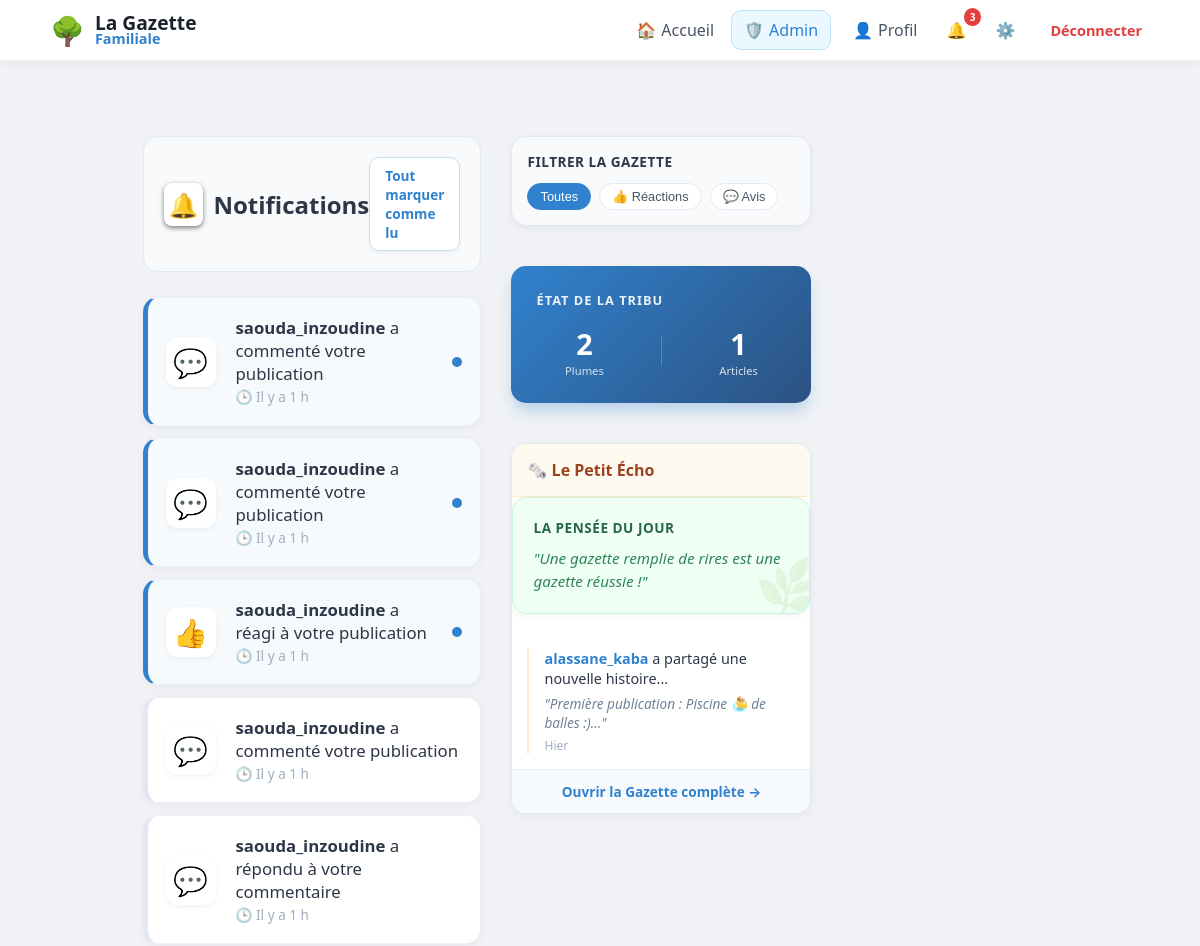
The page /notifications (signed in, upper part) on the database as committed earlier.
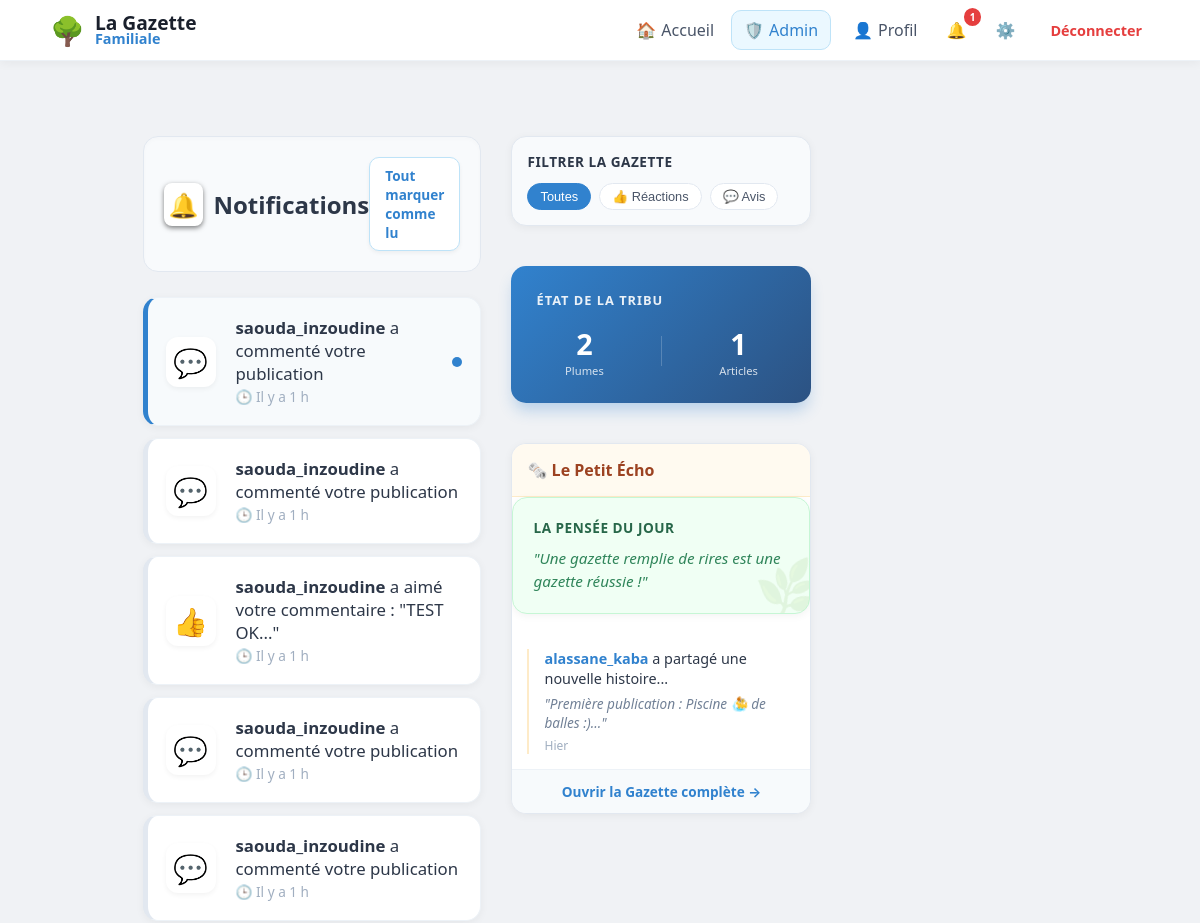
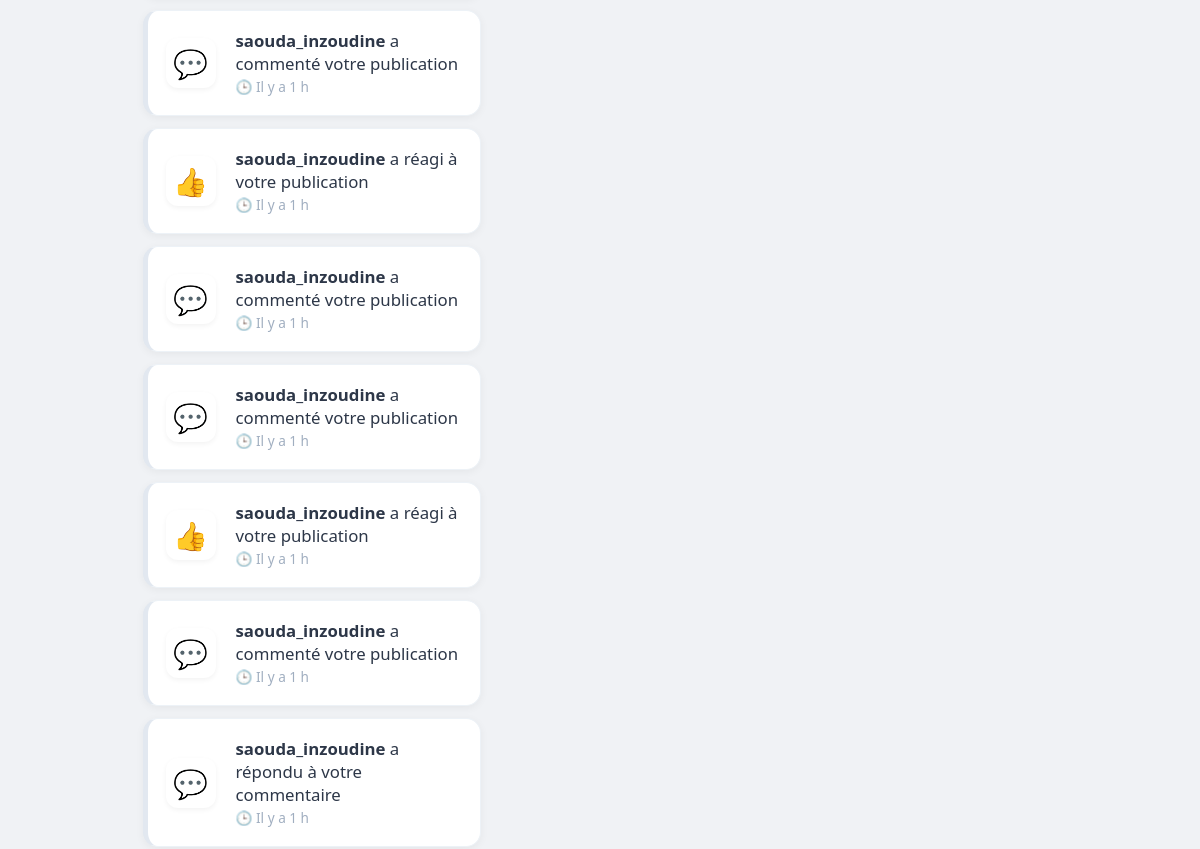
The same page on the database as committed later (2 pictures, top to bottom).
### tables this page shows
CREATE TABLE notifications (
                id INTEGER PRIMARY KEY AUTOINCREMENT,
                username TEXT,      -- Celui qui reçoit
                sender TEXT,        -- Celui qui a agi
                message TEXT,
                post_id INTEGER,    -- Pour cliquer et aller sur le post
                comment_id INTEGER, -- envoie vers un commentaire en particulier
                is_read INTEGER DEFAULT 0,
                created_at DATETIME DEFAULT CURRENT_TIMESTAMP
            );

CREATE TABLE posts (
                id INTEGER PRIMARY KEY AUTOINCREMENT, 
                username TEXT, 
                content TEXT, 
                likes INTEGER DEFAULT 0, 
                image TEXT,
                created_at DATETIME DEFAULT CURRENT_TIMESTAMP
            );

### app.py (the view)
@app.route("/notifications")
@login_required
def notifications():
    with get_db() as db:
        notifs = db.execute("""
                    SELECT id, sender, message, post_id, comment_id, is_read, created_at
                    FROM notifications
                    WHERE username = ?
                    ORDER BY created_at DESC
                """, (session['user'],)).fetchall()
        recent_activity = db.execute("""
                    SELECT username, content, created_at
                    FROM posts ORDER BY id DESC LIMIT 3
                """).fetchall()
        citations = [
            "La famille, c'est là où la vie commence et où l'amour ne finit jamais.",
            "Chaque souvenir partagé ici est un trésor pour demain.",
            "Une gazette remplie de rires est une gazette réussie !",
            "Petit à petit, la tribu grandit et l'histoire s'écrit.",
            "Le bonheur est fait de petites choses partagées."
        ]
        pensee_du_jour = random.choice(citations)
        db.execute("UPDATE notifications SET is_read = 1 WHERE username = ?", (session["user"],))
        db.commit()
    return render_template("notifications.html", notifs=notifs, recent_activity=recent_activity,
                           pensee_du_jour=pensee_du_jour)

### app.py (called while the page is built)
def get_db():
    db = sqlite3.connect("database.db")
    db.row_factory = sqlite3.Row
    return db

def login_required(f):
    @wraps(f)
    def decorated_function(*args, **kwargs):
        if "user" not in session:
            flash("Veuillez vous connecter pour accéder à cette page.", "info")
            return redirect("/login")
        return f(*args, **kwargs)
    return decorated_function

@app.context_processor
def inject_global_stats():
    stats = {'total_users': 0, 'total_posts': 0}
    if session.get('user'):
        db = get_db()
        u_count = db.execute("SELECT COUNT(*) FROM users WHERE is_approved = 1").fetchone()[0]
        p_count = db.execute("SELECT COUNT(*) FROM posts").fetchone()[0]
        stats = {'total_users': u_count, 'total_posts': p_count}
    return stats

@app.context_processor
def inject_pending_count():
    if session.get('is_admin'):
        db = get_db()
        count = db.execute("SELECT COUNT(*) as total FROM users WHERE is_approved = 0").fetchone()
        return {'pending_count': count['total']}
    return {'pending_count': 0}

@app.context_processor
def inject_notifications_count():
    if session.get('user'):
        db = get_db()
        count = db.execute("SELECT COUNT(*) FROM notifications WHERE username = ? AND is_read = 0",
                           (session['user'],)).fetchone()[0]
        return {'unread_count': count}
    return {'unread_count': 0}

@app.template_filter('relative_time')
def relative_time(date_str):
    if not date_str:
        return "Date inconnue"
    past = datetime.strptime(date_str, '%Y-%m-%d %H:%M:%S')
    now = datetime.now(timezone.utc).replace(tzinfo=None)
    diff = now - past
    if diff.days == 0:
        if diff.seconds < 60:
            return "À l'instant"
        if diff.seconds < 3600:
            return f"Il y a {diff.seconds // 60} min"
        return f"Il y a {diff.seconds // 3600} h"
    if diff.days == 1:
        return "Hier"
    if diff.days < 7:
        return f"Il y a {diff.days} jours"
    return past.strftime('%d/%m/%Y')

### templates/notifications.html (shortened to what this page needs)
{% extends "base.html" %}
{% block content %}
<div style="display: grid; grid-template-columns: 1fr 300px; gap: 30px; max-width: 1100px; margin: 30px auto; padding: 0 20px;">
    <div>
        <div style="display: flex; justify-content: space-between; align-items: center; margin-bottom: 25px; background: #f8fafc; padding: 20px; border-radius: 15px; border: 1px solid #e2e8f0; box-shadow: inset 0 2px 4px rgba(0,0,0,0.02);">
            <h2 style="margin: 0; color: #2d3748; font-size: 1.5em; display: flex; align-items: center; gap: 10px;">
                <span style="background: white; padding: 5px; border-radius: 8px; box-shadow: 0 2px 5px rgba(0,0,0,0.5);">🔔</span>
                Notifications
            </h2>
            {% if notifs %}
            <a href="{{ url_for('mark_all_read') }}"
               style="text-decoration: none; color: #3182ce; font-size: 0.85em; font-weight: 700; background: white; border: 1px solid #bee3f8; padding: 8px 15px; border-radius: 10px; transition: 0.3s; box-shadow: 0 2px 4px rgba(0,0,0,0.05);">
                Tout marquer comme lu
            </a>
            {% endif %}
        </div>
        {% if notifs %}
        <div style="display: flex; flex-direction: column; gap: 12px;">
            {% for n in notifs %}
            {% set category = 'reaction' if ('aimé' in n['message'] or 'réagi' in n['message']) else 'avis' if ('commenté' in n['message'] or 'répondu' in n['message']) else 'autre' %}
            <a href="{{ url_for('view_post', post_id=n['post_id']) }}#comment-{{ n['comment_id'] }}"
               class="notif-item"
               data-type="{{ category }}"
               style="text-decoration: none; color: inherit; display: block;">
                <div class="post-card"
                     style="margin-bottom: 0; padding: 18px; display: flex; align-items: center; gap: 20px; border-left: 5px solid {% if n['is_read'] == 0 %}#3182ce{% else %}#e2e8f0{% endif %}; {% if n['is_read'] == 0 %} background: #f7fafc; {% endif %}">
                    <div style="font-size: 28px; background: white; width: 50px; height: 50px; display: flex; align-items: center; justify-content: center; border-radius: 12px; box-shadow: 0 2px 5px rgba(0,0,0,0.05);">
                        {% if category == 'reaction' %} 👍
                        {% elif category == 'avis' %} 💬
                        {% else %} ✨ {% endif %}
                    </div>
                    <div style="flex: 1;">
                        <p style="margin: 0; font-size: 1.05em; color: #2d3748;">
                            <strong>{{ n['sender'] }}</strong> {{ n['message'] }}
                        </p>
                        <span style="font-size: 0.85em; color: #a0aec0;">
                                     🕒 {{ n['created_at']|relative_time }}
                                </span>
                    </div>
                    {% if n['is_read'] == 0 %}
                    <div style="width: 10px; height: 10px; background: #3182ce; border-radius: 50%;"></div>
                    {% endif %}
                </div>
            </a>
            {% endfor %}
        </div>
        {% endif %}
    </div>
    <aside style="display: flex; flex-direction: column; gap: 20px;">
        <div class="post-card" style="padding: 15px; background: #f8fafc; border: 1px solid #e2e8f0;">
            <h4 style="margin: 0 0 12px 0; color: #2d3748; font-size: 0.85em; text-transform: uppercase; letter-spacing: 0.5px;">Filtrer la Gazette</h4>
            <div style="display: flex; flex-wrap: wrap; gap: 8px;">
                <button class="filter-btn active">Toutes</button>
                <button class="filter-btn">👍 Réactions</button>
                <button class="filter-btn">💬 Avis</button>
            </div>
        </div>
        <div class="post-card" style="background: linear-gradient(135deg, #3182ce, #2c5282); color: white; border: none; padding: 25px; box-shadow: 0 10px 15px -3px rgba(49, 130, 206, 0.3);">
            <h4 style="margin: 0 0 15px 0; font-size: 0.8em; text-transform: uppercase; letter-spacing: 1px; opacity: 0.9;">État de la Tribu</h4>
            <div style="display: flex; justify-content: space-around; align-items: center;">
                <div style="text-align: center;">
                    <div style="font-size: 1.8em; font-weight: 800;">{{ total_users }}</div>
                    <div style="font-size: 0.7em; opacity: 0.8;">Plumes</div>
                </div>
                <div style="text-align: center;">
                    <div style="font-size: 1.8em; font-weight: 800;">{{ total_posts }}</div>
                    <div style="font-size: 0.7em; opacity: 0.8;">Articles</div>
                </div>
            </div>
        </div>
        <div class="post-card" style="padding: 0; overflow: hidden; border: 1px solid #e2e8f0;">
            <div style="background: #fffaf0; padding: 15px; border-bottom: 1px solid #feebc8;">
                <h4 style="margin: 0; color: #9c4221; font-size: 1em; display: flex; align-items: center; gap: 8px;">🗞️ Le Petit Écho</h4>
            </div>
            <div class="post-card" style="padding: 20px; background: #f0fff4; border: 1px solid #c6f6d5; position: relative; overflow: hidden;">
                <span style="position: absolute; right: -10px; bottom: -10px; font-size: 50px; opacity: 0.1; transform: rotate(-15deg);">🌿</span>
                <h4 style="margin: 0 0 10px 0; color: #276749; font-size: 0.85em; text-transform: uppercase; letter-spacing: 0.5px;">La Pensée du Jour</h4>
                <p style="margin: 0; font-size: 0.95em; color: #2f855a; line-height: 1.5; font-style: italic;">"{{ pensee_du_jour }}"</p>
            </div>
            <div style="padding: 15px; display: flex; flex-direction: column; gap: 15px;">
                {% for act in recent_activity %}
                <div class="echo-item" style="position: relative; padding-left: 15px; border-left: 2px solid #feebc8;">
                    <p style="margin: 0; font-size: 0.9em; color: #2d3748; line-height: 1.4;">
                        <strong style="color: #3182ce;">{{ act['username'] }}</strong> a partagé une nouvelle histoire...
                    </p>
                    <p style="margin: 5px 0 0 0; font-style: italic; color: #718096; font-size: 0.85em;">"{{ act['content'][:60] }}..."</p>
                    <small style="color: #a0aec0; font-size: 0.75em; display: block; margin-top: 5px;">{{ act['created_at']|relative_time }}</small>
                </div>
                {% endfor %}
            </div>
            <a href="/" style="display: block; background: #f7fafc; text-align: center; padding: 12px; font-size: 0.85em; color: #3182ce; text-decoration: none; font-weight: bold; border-top: 1px solid #edf2f7;">Ouvrir la Gazette complète →</a>
        </div>
    </aside>
</div>
{% endblock %}

### templates/base.html (shortened to what this page needs)
<!DOCTYPE html>
<html lang="fr">
<head>
    <link rel="stylesheet" href="{{ url_for('static', filename='style.css') }}">
</head>
<body>
<nav class="navbar">
    <div class="nav-content">
        <div class="nav-left">
            <a href="/" style="text-decoration: none; display: flex; align-items: center; gap: 10px;">
                <span style="font-size: 28px;">🌳</span>
                <div class="nav-text-container" style="display: flex; flex-direction: column;">
                    <span style="font-size: 1.2em; font-weight: 800; color: #1a202c; line-height: 1;">La Gazette</span>
                    <span style="font-size: 0.9em; font-weight: 600; color: var(--primary); line-height: 1;">Familiale</span>
                </div>
            </a>
        </div>
        <div class="nav-right" style="display: flex; align-items: center; gap: 5px;">
            <a href="/" class="nav-item">🏠 <span class="nav-text" style="margin-left:5px;">Accueil</span></a>
            {% if session.get("user") %}
            {% if session.get('is_admin') %}
            <a href="/admin/users" class="nav-item"
               style="background: #ebf8ff; color: var(--primary); border: 1px solid #bee3f8; margin-right: 5px;">
                🛡️ <span class="nav-text" style="margin-left:5px;">Admin</span>
            </a>
            {% endif %}
            <a href="{{ url_for('profile', username=session['user']) }}" class="nav-item">👤 <span class="nav-text"
                                                                                                  style="margin-left:5px;">Profil</span></a>
            <a href="/notifications" class="nav-item" style="position: relative;">
                🔔
                {% if unread_count > 0 %}
                <span style="background: #e53e3e; color: white; border-radius: 50%; padding: 2px 6px; font-size: 10px; position: absolute; top: -5px; right: -5px; font-weight: bold; border: 2px solid white;">
                                {{ unread_count }}
                            </span>
                {% endif %}
            </a>
            <a href="/settings" class="nav-item">⚙️</a>
            <a href="/logout"
               style="color: var(--danger); text-decoration: none; font-weight: 700; font-size: 0.9em; margin-left:10px; padding: 8px;">Déconnecter</a>
            {% else %}
            <a href="/login" class="nav-item">Connexion</a>
            <a href="/register"
               style="background: var(--primary); color: white; padding: 8px 16px; border-radius: 10px; text-decoration: none; font-weight: 700; margin-left: 10px;">Rejoindre</a>
            {% endif %}
        </div>
    </div>
</nav>
<div class="main-container">
    {% block content %}{% endblock %}
</div>
</body>
</html>

### static/style.css (style rules this page uses)
body { font-family: 'Segoe UI', system-ui, -apple-system, sans-serif; background: #f0f2f5; margin: 0; color: #1a202c; }
nav { background: white; border-bottom: 1px solid #edf2f7; position: sticky; top: 0; z-index: 1000; }
.post-card { background: white; border-radius: 15px; padding: 20px; margin-bottom: 20px; box-shadow: 0 2px 8px rgba(0,0,0,0.05); border: 1px solid #edf2f7; overflow: hidden; }
.nav-item { display: flex; align-items: center; padding: 8px 12px; border-radius: 10px; text-decoration: none; transition: 0.2s; color: #4a5568; }

### templates/base.html (style rules this page uses)
:root { --bg-color: #f0f2f5; --primary: #3182ce; --text-main: #1a202c; --text-light: #718096; --danger: #e53e3e; --success: #38a169; --info: #3182ce; }
body { background-color: var(--bg-color); margin: 0; font-family: 'Segoe UI', system-ui, -apple-system, sans-serif; }
.navbar { background: white; box-shadow: 0 2px 10px rgba(0,0,0,0.05); padding: 10px 0; position: sticky; top: 0; z-index: 1000; border-bottom: 1px solid #edf2f7; }
.nav-content { max-width: 1100px; margin: 0 auto; padding: 0 20px; display: flex; justify-content: space-between; align-items: center; }
.nav-item { display: flex; align-items: center; padding: 8px 12px; border-radius: 10px; text-decoration: none; color: #4a5568; transition: 0.2s; font-weight: 500; }
.main-container { max-width: 1100px; margin: 0 auto; padding: 20px 15px; display: grid; grid-template-columns: 1fr; gap: 25px; align-items: start; box-sizing: border-box; }
@media (min-width: 900px) { .main-container { grid-template-columns: 280px 650px; justify-content: center; } }

### templates/notifications.html (style rules this page uses)
.post-card { transition: all 0.3s ease; }
.filter-btn { background: white; color: #4a5568; border: 1px solid #e2e8f0; padding: 5px 12px; border-radius: 20px; font-size: 0.8em; cursor: pointer; transition: all 0.2s ease; }
.filter-btn.active { background: #3182ce !important; color: white !important; border-color: #3182ce !important; }
aside { display: flex; flex-direction: column; gap: 20px; position: sticky; top: 20px; height: fit-content; }

Rows that differ between the two databases and show on the page:
added notifications: sender "saouda_inzoudine", message "a commenté votre publication", created_at|relative_time "Il y a 1 h", is_read 0 (drawn)
added notifications: sender "saouda_inzoudine", message "a commenté votre publication", created_at|relative_time "Il y a 1 h"
added notifications: sender "saouda_inzoudine", message "a aimé votre commentaire : \"TEST OK...\"", created_at|relative_time "Il y a 1 h"
added notifications: sender "saouda_inzoudine", message "a commenté votre publication", created_at|relative_time "Il y a 1 h"
added notifications: sender "saouda_inzoudine", message "a commenté votre publication", created_at|relative_time "Il y a 1 h"
added notifications: sender "saouda_inzoudine", message "a commenté votre publication", created_at|relative_time "Il y a 1 h"
added notifications: sender "saouda_inzoudine", message "a réagi à votre publication", created_at|relative_time "Il y a 1 h"
changed notifications (number 8 of 12 on the later page): is_read 0 → 1 (drawn)
changed notifications (number 9 of 12 on the later page): is_read 0 → 1 (drawn)
changed notifications (number 10 of 12 on the later page): is_read 0 → 1 (drawn)
Other text that changed with them:
{{ unread_count }}: "3" → "1"
